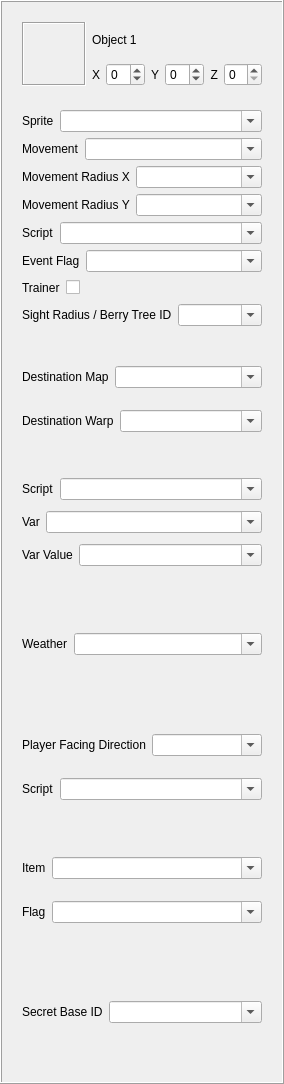
<?xml version="1.0" encoding="UTF-8"?>
<ui version="4.0">
 <class>EventPropertiesFrame</class>
 <widget class="QFrame" name="EventPropertiesFrame">
  <property name="geometry">
   <rect>
    <x>0</x>
    <y>0</y>
    <width>284</width>
    <height>1084</height>
   </rect>
  </property>
  <property name="sizePolicy">
   <sizepolicy hsizetype="Preferred" vsizetype="Expanding">
    <horstretch>0</horstretch>
    <verstretch>0</verstretch>
   </sizepolicy>
  </property>
  <property name="minimumSize">
   <size>
    <width>284</width>
    <height>90</height>
   </size>
  </property>
  <property name="windowTitle">
   <string>Frame</string>
  </property>
  <property name="layoutDirection">
   <enum>Qt::LeftToRight</enum>
  </property>
  <property name="frameShape">
   <enum>QFrame::Box</enum>
  </property>
  <property name="frameShadow">
   <enum>QFrame::Raised</enum>
  </property>
  <property name="lineWidth">
   <number>1</number>
  </property>
  <layout class="QVBoxLayout" name="verticalLayout_9">
   <item>
    <widget class="QWidget" name="widget" native="true">
     <property name="sizePolicy">
      <sizepolicy hsizetype="Preferred" vsizetype="Fixed">
       <horstretch>0</horstretch>
       <verstretch>0</verstretch>
      </sizepolicy>
     </property>
     <layout class="QHBoxLayout" name="horizontalLayout_2">
      <item>
       <widget class="QLabel" name="label_spritePixmap">
        <property name="sizePolicy">
         <sizepolicy hsizetype="Fixed" vsizetype="Fixed">
          <horstretch>0</horstretch>
          <verstretch>0</verstretch>
         </sizepolicy>
        </property>
        <property name="minimumSize">
         <size>
          <width>64</width>
          <height>64</height>
         </size>
        </property>
        <property name="frameShape">
         <enum>QFrame::Box</enum>
        </property>
        <property name="frameShadow">
         <enum>QFrame::Sunken</enum>
        </property>
        <property name="text">
         <string/>
        </property>
        <property name="scaledContents">
         <bool>false</bool>
        </property>
        <property name="alignment">
         <set>Qt::AlignCenter</set>
        </property>
        <property name="indent">
         <number>-1</number>
        </property>
       </widget>
      </item>
      <item>
       <layout class="QVBoxLayout" name="verticalLayout">
        <item>
         <widget class="QLabel" name="label_name">
          <property name="text">
           <string>Object 1</string>
          </property>
         </widget>
        </item>
        <item>
         <layout class="QHBoxLayout" name="horizontalLayout">
          <item>
           <layout class="QHBoxLayout" name="x">
            <item>
             <widget class="QLabel" name="label_x">
              <property name="text">
               <string>X</string>
              </property>
              <property name="alignment">
               <set>Qt::AlignRight|Qt::AlignTrailing|Qt::AlignVCenter</set>
              </property>
             </widget>
            </item>
            <item>
             <widget class="NoScrollSpinBox" name="spinBox_x">
              <property name="focusPolicy">
               <enum>Qt::StrongFocus</enum>
              </property>
              <property name="toolTip">
               <string>&lt;html&gt;&lt;head/&gt;&lt;body&gt;&lt;p&gt;The X coordinate of this object.&lt;/p&gt;&lt;/body&gt;&lt;/html&gt;</string>
              </property>
              <property name="minimum">
               <number>-32768</number>
              </property>
              <property name="maximum">
               <number>32767</number>
              </property>
             </widget>
            </item>
           </layout>
          </item>
          <item>
           <layout class="QHBoxLayout" name="y">
            <item>
             <widget class="QLabel" name="label_y">
              <property name="text">
               <string>Y</string>
              </property>
              <property name="alignment">
               <set>Qt::AlignRight|Qt::AlignTrailing|Qt::AlignVCenter</set>
              </property>
             </widget>
            </item>
            <item>
             <widget class="NoScrollSpinBox" name="spinBox_y">
              <property name="focusPolicy">
               <enum>Qt::StrongFocus</enum>
              </property>
              <property name="toolTip">
               <string>&lt;html&gt;&lt;head/&gt;&lt;body&gt;&lt;p&gt;The Y coordinate of this object.&lt;/p&gt;&lt;/body&gt;&lt;/html&gt;</string>
              </property>
              <property name="minimum">
               <number>-32768</number>
              </property>
              <property name="maximum">
               <number>32767</number>
              </property>
             </widget>
            </item>
           </layout>
          </item>
          <item>
           <layout class="QHBoxLayout" name="z">
            <item>
             <widget class="QLabel" name="label">
              <property name="text">
               <string>Z</string>
              </property>
              <property name="alignment">
               <set>Qt::AlignRight|Qt::AlignTrailing|Qt::AlignVCenter</set>
              </property>
             </widget>
            </item>
            <item>
             <widget class="NoScrollSpinBox" name="spinBox_z">
              <property name="focusPolicy">
               <enum>Qt::StrongFocus</enum>
              </property>
              <property name="toolTip">
               <string>&lt;html&gt;&lt;head/&gt;&lt;body&gt;&lt;p&gt;The elevation of this object.&lt;/p&gt;&lt;/body&gt;&lt;/html&gt;</string>
              </property>
              <property name="maximum">
               <number>15</number>
              </property>
             </widget>
            </item>
           </layout>
          </item>
          <item>
           <spacer name="horizontalSpacer">
            <property name="orientation">
             <enum>Qt::Horizontal</enum>
            </property>
            <property name="sizeHint" stdset="0">
             <size>
              <width>40</width>
              <height>20</height>
             </size>
            </property>
           </spacer>
          </item>
         </layout>
        </item>
       </layout>
      </item>
     </layout>
    </widget>
   </item>
   <item>
    <widget class="QWidget" name="object" native="true">
     <layout class="QVBoxLayout" name="verticalLayout_2">
      <item>
       <layout class="QHBoxLayout" name="horizontalLayout_3">
        <item>
         <widget class="QLabel" name="label_sprite">
          <property name="text">
           <string>Sprite</string>
          </property>
          <property name="buddy">
           <cstring>comboBox_sprite</cstring>
          </property>
         </widget>
        </item>
        <item>
         <widget class="NoScrollComboBox" name="comboBox_sprite">
          <property name="enabled">
           <bool>true</bool>
          </property>
          <property name="sizePolicy">
           <sizepolicy hsizetype="MinimumExpanding" vsizetype="Fixed">
            <horstretch>0</horstretch>
            <verstretch>0</verstretch>
           </sizepolicy>
          </property>
          <property name="focusPolicy">
           <enum>Qt::StrongFocus</enum>
          </property>
          <property name="toolTip">
           <string>&lt;html&gt;&lt;head/&gt;&lt;body&gt;&lt;p&gt;The sprite graphics to use for this object.&lt;/p&gt;&lt;/body&gt;&lt;/html&gt;</string>
          </property>
          <property name="editable">
           <bool>true</bool>
          </property>
          <property name="currentText">
           <string/>
          </property>
          <property name="maxVisibleItems">
           <number>25</number>
          </property>
          <property name="sizeAdjustPolicy">
           <enum>QComboBox::AdjustToContentsOnFirstShow</enum>
          </property>
         </widget>
        </item>
       </layout>
      </item>
      <item>
       <layout class="QHBoxLayout" name="horizontalLayout_4">
        <item>
         <widget class="QLabel" name="label_movement">
          <property name="text">
           <string>Movement</string>
          </property>
          <property name="buddy">
           <cstring>comboBox_sprite</cstring>
          </property>
         </widget>
        </item>
        <item>
         <widget class="NoScrollComboBox" name="comboBox_movement">
          <property name="enabled">
           <bool>true</bool>
          </property>
          <property name="sizePolicy">
           <sizepolicy hsizetype="MinimumExpanding" vsizetype="Fixed">
            <horstretch>0</horstretch>
            <verstretch>0</verstretch>
           </sizepolicy>
          </property>
          <property name="focusPolicy">
           <enum>Qt::StrongFocus</enum>
          </property>
          <property name="toolTip">
           <string>&lt;html&gt;&lt;head/&gt;&lt;body&gt;&lt;p&gt;The sprite graphics to use for this object.&lt;/p&gt;&lt;/body&gt;&lt;/html&gt;</string>
          </property>
          <property name="editable">
           <bool>true</bool>
          </property>
          <property name="currentText">
           <string/>
          </property>
          <property name="maxVisibleItems">
           <number>25</number>
          </property>
          <property name="sizeAdjustPolicy">
           <enum>QComboBox::AdjustToContentsOnFirstShow</enum>
          </property>
         </widget>
        </item>
       </layout>
      </item>
      <item>
       <layout class="QHBoxLayout" name="horizontalLayout_5">
        <item>
         <widget class="QLabel" name="label_movementRadiusX">
          <property name="text">
           <string>Movement Radius X</string>
          </property>
          <property name="buddy">
           <cstring>comboBox_sprite</cstring>
          </property>
         </widget>
        </item>
        <item>
         <widget class="NoScrollComboBox" name="comboBox_movementRadiusX">
          <property name="enabled">
           <bool>true</bool>
          </property>
          <property name="sizePolicy">
           <sizepolicy hsizetype="MinimumExpanding" vsizetype="Fixed">
            <horstretch>0</horstretch>
            <verstretch>0</verstretch>
           </sizepolicy>
          </property>
          <property name="focusPolicy">
           <enum>Qt::StrongFocus</enum>
          </property>
          <property name="toolTip">
           <string>&lt;html&gt;&lt;head/&gt;&lt;body&gt;&lt;p&gt;The sprite graphics to use for this object.&lt;/p&gt;&lt;/body&gt;&lt;/html&gt;</string>
          </property>
          <property name="editable">
           <bool>true</bool>
          </property>
          <property name="currentText">
           <string/>
          </property>
          <property name="maxVisibleItems">
           <number>25</number>
          </property>
          <property name="sizeAdjustPolicy">
           <enum>QComboBox::AdjustToContentsOnFirstShow</enum>
          </property>
         </widget>
        </item>
       </layout>
      </item>
      <item>
       <layout class="QHBoxLayout" name="horizontalLayout_6">
        <item>
         <widget class="QLabel" name="label_movementRadiusY">
          <property name="text">
           <string>Movement Radius Y</string>
          </property>
          <property name="buddy">
           <cstring>comboBox_sprite</cstring>
          </property>
         </widget>
        </item>
        <item>
         <widget class="NoScrollComboBox" name="comboBox_movementRadiusY">
          <property name="enabled">
           <bool>true</bool>
          </property>
          <property name="sizePolicy">
           <sizepolicy hsizetype="MinimumExpanding" vsizetype="Fixed">
            <horstretch>0</horstretch>
            <verstretch>0</verstretch>
           </sizepolicy>
          </property>
          <property name="focusPolicy">
           <enum>Qt::StrongFocus</enum>
          </property>
          <property name="toolTip">
           <string>&lt;html&gt;&lt;head/&gt;&lt;body&gt;&lt;p&gt;The sprite graphics to use for this object.&lt;/p&gt;&lt;/body&gt;&lt;/html&gt;</string>
          </property>
          <property name="editable">
           <bool>true</bool>
          </property>
          <property name="currentText">
           <string/>
          </property>
          <property name="maxVisibleItems">
           <number>25</number>
          </property>
          <property name="sizeAdjustPolicy">
           <enum>QComboBox::AdjustToContentsOnFirstShow</enum>
          </property>
         </widget>
        </item>
       </layout>
      </item>
      <item>
       <layout class="QHBoxLayout" name="horizontalLayout_7">
        <item>
         <widget class="QLabel" name="label_script">
          <property name="text">
           <string>Script</string>
          </property>
          <property name="buddy">
           <cstring>comboBox_sprite</cstring>
          </property>
         </widget>
        </item>
        <item>
         <widget class="NoScrollComboBox" name="comboBox_script">
          <property name="enabled">
           <bool>true</bool>
          </property>
          <property name="sizePolicy">
           <sizepolicy hsizetype="MinimumExpanding" vsizetype="Fixed">
            <horstretch>0</horstretch>
            <verstretch>0</verstretch>
           </sizepolicy>
          </property>
          <property name="focusPolicy">
           <enum>Qt::StrongFocus</enum>
          </property>
          <property name="toolTip">
           <string>&lt;html&gt;&lt;head/&gt;&lt;body&gt;&lt;p&gt;The sprite graphics to use for this object.&lt;/p&gt;&lt;/body&gt;&lt;/html&gt;</string>
          </property>
          <property name="editable">
           <bool>true</bool>
          </property>
          <property name="currentText">
           <string/>
          </property>
          <property name="maxVisibleItems">
           <number>25</number>
          </property>
          <property name="sizeAdjustPolicy">
           <enum>QComboBox::AdjustToContentsOnFirstShow</enum>
          </property>
         </widget>
        </item>
       </layout>
      </item>
      <item>
       <layout class="QHBoxLayout" name="horizontalLayout_8">
        <item>
         <widget class="QLabel" name="label_eventFlag">
          <property name="text">
           <string>Event Flag</string>
          </property>
          <property name="buddy">
           <cstring>comboBox_sprite</cstring>
          </property>
         </widget>
        </item>
        <item>
         <widget class="NoScrollComboBox" name="comboBox_eventFlag">
          <property name="enabled">
           <bool>true</bool>
          </property>
          <property name="sizePolicy">
           <sizepolicy hsizetype="MinimumExpanding" vsizetype="Fixed">
            <horstretch>0</horstretch>
            <verstretch>0</verstretch>
           </sizepolicy>
          </property>
          <property name="focusPolicy">
           <enum>Qt::StrongFocus</enum>
          </property>
          <property name="toolTip">
           <string>&lt;html&gt;&lt;head/&gt;&lt;body&gt;&lt;p&gt;The sprite graphics to use for this object.&lt;/p&gt;&lt;/body&gt;&lt;/html&gt;</string>
          </property>
          <property name="editable">
           <bool>true</bool>
          </property>
          <property name="currentText">
           <string/>
          </property>
          <property name="maxVisibleItems">
           <number>25</number>
          </property>
          <property name="sizeAdjustPolicy">
           <enum>QComboBox::AdjustToContentsOnFirstShow</enum>
          </property>
         </widget>
        </item>
       </layout>
      </item>
      <item>
       <layout class="QHBoxLayout" name="horizontalLayout_9">
        <item>
         <widget class="QLabel" name="label_trainer">
          <property name="text">
           <string>Trainer</string>
          </property>
         </widget>
        </item>
        <item>
         <widget class="QCheckBox" name="checkBox_trainer">
          <property name="sizePolicy">
           <sizepolicy hsizetype="Fixed" vsizetype="Fixed">
            <horstretch>0</horstretch>
            <verstretch>0</verstretch>
           </sizepolicy>
          </property>
          <property name="text">
           <string/>
          </property>
         </widget>
        </item>
        <item>
         <spacer name="horizontalSpacer_2">
          <property name="orientation">
           <enum>Qt::Horizontal</enum>
          </property>
          <property name="sizeHint" stdset="0">
           <size>
            <width>40</width>
            <height>20</height>
           </size>
          </property>
         </spacer>
        </item>
       </layout>
      </item>
      <item>
       <layout class="QHBoxLayout" name="horizontalLayout_10">
        <item>
         <widget class="QLabel" name="label_sightRadius">
          <property name="text">
           <string>Sight Radius / Berry Tree ID</string>
          </property>
          <property name="buddy">
           <cstring>comboBox_sprite</cstring>
          </property>
         </widget>
        </item>
        <item>
         <widget class="NoScrollComboBox" name="comboBox_sightRadius">
          <property name="enabled">
           <bool>true</bool>
          </property>
          <property name="sizePolicy">
           <sizepolicy hsizetype="MinimumExpanding" vsizetype="Fixed">
            <horstretch>0</horstretch>
            <verstretch>0</verstretch>
           </sizepolicy>
          </property>
          <property name="focusPolicy">
           <enum>Qt::StrongFocus</enum>
          </property>
          <property name="toolTip">
           <string>&lt;html&gt;&lt;head/&gt;&lt;body&gt;&lt;p&gt;The sprite graphics to use for this object.&lt;/p&gt;&lt;/body&gt;&lt;/html&gt;</string>
          </property>
          <property name="editable">
           <bool>true</bool>
          </property>
          <property name="currentText">
           <string/>
          </property>
          <property name="maxVisibleItems">
           <number>25</number>
          </property>
          <property name="sizeAdjustPolicy">
           <enum>QComboBox::AdjustToContentsOnFirstShow</enum>
          </property>
         </widget>
        </item>
       </layout>
      </item>
     </layout>
    </widget>
   </item>
   <item>
    <widget class="QWidget" name="warp" native="true">
     <layout class="QVBoxLayout" name="verticalLayout_3">
      <item>
       <layout class="QHBoxLayout" name="horizontalLayout_11">
        <item>
         <widget class="QLabel" name="label_destinationMap">
          <property name="text">
           <string>Destination Map</string>
          </property>
          <property name="buddy">
           <cstring>comboBox_sprite</cstring>
          </property>
         </widget>
        </item>
        <item>
         <widget class="NoScrollComboBox" name="comboBox_destinationMap">
          <property name="enabled">
           <bool>true</bool>
          </property>
          <property name="sizePolicy">
           <sizepolicy hsizetype="MinimumExpanding" vsizetype="Fixed">
            <horstretch>0</horstretch>
            <verstretch>0</verstretch>
           </sizepolicy>
          </property>
          <property name="focusPolicy">
           <enum>Qt::StrongFocus</enum>
          </property>
          <property name="toolTip">
           <string>&lt;html&gt;&lt;head/&gt;&lt;body&gt;&lt;p&gt;The sprite graphics to use for this object.&lt;/p&gt;&lt;/body&gt;&lt;/html&gt;</string>
          </property>
          <property name="editable">
           <bool>true</bool>
          </property>
          <property name="currentText">
           <string/>
          </property>
          <property name="maxVisibleItems">
           <number>25</number>
          </property>
          <property name="sizeAdjustPolicy">
           <enum>QComboBox::AdjustToContentsOnFirstShow</enum>
          </property>
         </widget>
        </item>
       </layout>
      </item>
      <item>
       <layout class="QHBoxLayout" name="horizontalLayout_12">
        <item>
         <widget class="QLabel" name="label_destinationWarp">
          <property name="text">
           <string>Destination Warp</string>
          </property>
          <property name="buddy">
           <cstring>comboBox_sprite</cstring>
          </property>
         </widget>
        </item>
        <item>
         <widget class="NoScrollComboBox" name="comboBox_destinationWarp">
          <property name="enabled">
           <bool>true</bool>
          </property>
          <property name="sizePolicy">
           <sizepolicy hsizetype="MinimumExpanding" vsizetype="Fixed">
            <horstretch>0</horstretch>
            <verstretch>0</verstretch>
           </sizepolicy>
          </property>
          <property name="focusPolicy">
           <enum>Qt::StrongFocus</enum>
          </property>
          <property name="toolTip">
           <string>&lt;html&gt;&lt;head/&gt;&lt;body&gt;&lt;p&gt;The sprite graphics to use for this object.&lt;/p&gt;&lt;/body&gt;&lt;/html&gt;</string>
          </property>
          <property name="editable">
           <bool>true</bool>
          </property>
          <property name="currentText">
           <string/>
          </property>
          <property name="maxVisibleItems">
           <number>25</number>
          </property>
          <property name="sizeAdjustPolicy">
           <enum>QComboBox::AdjustToContentsOnFirstShow</enum>
          </property>
         </widget>
        </item>
       </layout>
      </item>
     </layout>
    </widget>
   </item>
   <item>
    <widget class="QWidget" name="coordScript" native="true">
     <layout class="QVBoxLayout" name="verticalLayout_4">
      <item>
       <layout class="QHBoxLayout" name="horizontalLayout_13">
        <item>
         <widget class="QLabel" name="label_script_2">
          <property name="text">
           <string>Script</string>
          </property>
          <property name="buddy">
           <cstring>comboBox_sprite</cstring>
          </property>
         </widget>
        </item>
        <item>
         <widget class="NoScrollComboBox" name="comboBox_script_2">
          <property name="enabled">
           <bool>true</bool>
          </property>
          <property name="sizePolicy">
           <sizepolicy hsizetype="MinimumExpanding" vsizetype="Fixed">
            <horstretch>0</horstretch>
            <verstretch>0</verstretch>
           </sizepolicy>
          </property>
          <property name="focusPolicy">
           <enum>Qt::StrongFocus</enum>
          </property>
          <property name="toolTip">
           <string>&lt;html&gt;&lt;head/&gt;&lt;body&gt;&lt;p&gt;The sprite graphics to use for this object.&lt;/p&gt;&lt;/body&gt;&lt;/html&gt;</string>
          </property>
          <property name="editable">
           <bool>true</bool>
          </property>
          <property name="currentText">
           <string/>
          </property>
          <property name="maxVisibleItems">
           <number>25</number>
          </property>
          <property name="sizeAdjustPolicy">
           <enum>QComboBox::AdjustToContentsOnFirstShow</enum>
          </property>
         </widget>
        </item>
       </layout>
      </item>
      <item>
       <layout class="QHBoxLayout" name="horizontalLayout_14">
        <item>
         <widget class="QLabel" name="label_var">
          <property name="text">
           <string>Var</string>
          </property>
          <property name="buddy">
           <cstring>comboBox_sprite</cstring>
          </property>
         </widget>
        </item>
        <item>
         <widget class="NoScrollComboBox" name="comboBox_var">
          <property name="enabled">
           <bool>true</bool>
          </property>
          <property name="sizePolicy">
           <sizepolicy hsizetype="MinimumExpanding" vsizetype="Fixed">
            <horstretch>0</horstretch>
            <verstretch>0</verstretch>
           </sizepolicy>
          </property>
          <property name="focusPolicy">
           <enum>Qt::StrongFocus</enum>
          </property>
          <property name="toolTip">
           <string>&lt;html&gt;&lt;head/&gt;&lt;body&gt;&lt;p&gt;The sprite graphics to use for this object.&lt;/p&gt;&lt;/body&gt;&lt;/html&gt;</string>
          </property>
          <property name="editable">
           <bool>true</bool>
          </property>
          <property name="currentText">
           <string/>
          </property>
          <property name="maxVisibleItems">
           <number>25</number>
          </property>
          <property name="sizeAdjustPolicy">
           <enum>QComboBox::AdjustToContentsOnFirstShow</enum>
          </property>
         </widget>
        </item>
       </layout>
      </item>
      <item>
       <layout class="QHBoxLayout" name="horizontalLayout_15">
        <item>
         <widget class="QLabel" name="label_varValue">
          <property name="text">
           <string>Var Value</string>
          </property>
          <property name="buddy">
           <cstring>comboBox_sprite</cstring>
          </property>
         </widget>
        </item>
        <item>
         <widget class="NoScrollComboBox" name="comboBox_varValue">
          <property name="enabled">
           <bool>true</bool>
          </property>
          <property name="sizePolicy">
           <sizepolicy hsizetype="MinimumExpanding" vsizetype="Fixed">
            <horstretch>0</horstretch>
            <verstretch>0</verstretch>
           </sizepolicy>
          </property>
          <property name="focusPolicy">
           <enum>Qt::StrongFocus</enum>
          </property>
          <property name="toolTip">
           <string>&lt;html&gt;&lt;head/&gt;&lt;body&gt;&lt;p&gt;The sprite graphics to use for this object.&lt;/p&gt;&lt;/body&gt;&lt;/html&gt;</string>
          </property>
          <property name="editable">
           <bool>true</bool>
          </property>
          <property name="currentText">
           <string/>
          </property>
          <property name="maxVisibleItems">
           <number>25</number>
          </property>
          <property name="sizeAdjustPolicy">
           <enum>QComboBox::AdjustToContentsOnFirstShow</enum>
          </property>
         </widget>
        </item>
       </layout>
      </item>
     </layout>
    </widget>
   </item>
   <item>
    <widget class="QWidget" name="coordWeather" native="true">
     <layout class="QVBoxLayout" name="verticalLayout_5">
      <item>
       <layout class="QHBoxLayout" name="horizontalLayout_16">
        <item>
         <widget class="QLabel" name="label_weather">
          <property name="text">
           <string>Weather</string>
          </property>
          <property name="buddy">
           <cstring>comboBox_sprite</cstring>
          </property>
         </widget>
        </item>
        <item>
         <widget class="NoScrollComboBox" name="comboBox_weather">
          <property name="enabled">
           <bool>true</bool>
          </property>
          <property name="sizePolicy">
           <sizepolicy hsizetype="MinimumExpanding" vsizetype="Fixed">
            <horstretch>0</horstretch>
            <verstretch>0</verstretch>
           </sizepolicy>
          </property>
          <property name="focusPolicy">
           <enum>Qt::StrongFocus</enum>
          </property>
          <property name="toolTip">
           <string>&lt;html&gt;&lt;head/&gt;&lt;body&gt;&lt;p&gt;The sprite graphics to use for this object.&lt;/p&gt;&lt;/body&gt;&lt;/html&gt;</string>
          </property>
          <property name="editable">
           <bool>true</bool>
          </property>
          <property name="currentText">
           <string/>
          </property>
          <property name="maxVisibleItems">
           <number>25</number>
          </property>
          <property name="sizeAdjustPolicy">
           <enum>QComboBox::AdjustToContentsOnFirstShow</enum>
          </property>
         </widget>
        </item>
       </layout>
      </item>
     </layout>
    </widget>
   </item>
   <item>
    <widget class="QWidget" name="sign" native="true">
     <layout class="QVBoxLayout" name="verticalLayout_6">
      <item>
       <layout class="QHBoxLayout" name="horizontalLayout_17">
        <item>
         <widget class="QLabel" name="label_playerFacingDirection">
          <property name="text">
           <string>Player Facing Direction</string>
          </property>
          <property name="buddy">
           <cstring>comboBox_sprite</cstring>
          </property>
         </widget>
        </item>
        <item>
         <widget class="NoScrollComboBox" name="comboBox_playerFacingDirection">
          <property name="enabled">
           <bool>true</bool>
          </property>
          <property name="sizePolicy">
           <sizepolicy hsizetype="MinimumExpanding" vsizetype="Fixed">
            <horstretch>0</horstretch>
            <verstretch>0</verstretch>
           </sizepolicy>
          </property>
          <property name="focusPolicy">
           <enum>Qt::StrongFocus</enum>
          </property>
          <property name="toolTip">
           <string>&lt;html&gt;&lt;head/&gt;&lt;body&gt;&lt;p&gt;The sprite graphics to use for this object.&lt;/p&gt;&lt;/body&gt;&lt;/html&gt;</string>
          </property>
          <property name="editable">
           <bool>true</bool>
          </property>
          <property name="currentText">
           <string/>
          </property>
          <property name="maxVisibleItems">
           <number>25</number>
          </property>
          <property name="sizeAdjustPolicy">
           <enum>QComboBox::AdjustToContentsOnFirstShow</enum>
          </property>
         </widget>
        </item>
       </layout>
      </item>
      <item>
       <layout class="QHBoxLayout" name="horizontalLayout_18">
        <item>
         <widget class="QLabel" name="label_script_3">
          <property name="text">
           <string>Script</string>
          </property>
          <property name="buddy">
           <cstring>comboBox_sprite</cstring>
          </property>
         </widget>
        </item>
        <item>
         <widget class="NoScrollComboBox" name="comboBox_script_3">
          <property name="enabled">
           <bool>true</bool>
          </property>
          <property name="sizePolicy">
           <sizepolicy hsizetype="MinimumExpanding" vsizetype="Fixed">
            <horstretch>0</horstretch>
            <verstretch>0</verstretch>
           </sizepolicy>
          </property>
          <property name="focusPolicy">
           <enum>Qt::StrongFocus</enum>
          </property>
          <property name="toolTip">
           <string>&lt;html&gt;&lt;head/&gt;&lt;body&gt;&lt;p&gt;The sprite graphics to use for this object.&lt;/p&gt;&lt;/body&gt;&lt;/html&gt;</string>
          </property>
          <property name="editable">
           <bool>true</bool>
          </property>
          <property name="currentText">
           <string/>
          </property>
          <property name="maxVisibleItems">
           <number>25</number>
          </property>
          <property name="sizeAdjustPolicy">
           <enum>QComboBox::AdjustToContentsOnFirstShow</enum>
          </property>
         </widget>
        </item>
       </layout>
      </item>
     </layout>
    </widget>
   </item>
   <item>
    <widget class="QWidget" name="hiddenItem" native="true">
     <layout class="QVBoxLayout" name="verticalLayout_7">
      <item>
       <layout class="QHBoxLayout" name="horizontalLayout_19">
        <item>
         <widget class="QLabel" name="label_item">
          <property name="text">
           <string>Item</string>
          </property>
          <property name="buddy">
           <cstring>comboBox_sprite</cstring>
          </property>
         </widget>
        </item>
        <item>
         <widget class="NoScrollComboBox" name="comboBox_item">
          <property name="enabled">
           <bool>true</bool>
          </property>
          <property name="sizePolicy">
           <sizepolicy hsizetype="MinimumExpanding" vsizetype="Fixed">
            <horstretch>0</horstretch>
            <verstretch>0</verstretch>
           </sizepolicy>
          </property>
          <property name="focusPolicy">
           <enum>Qt::StrongFocus</enum>
          </property>
          <property name="toolTip">
           <string>&lt;html&gt;&lt;head/&gt;&lt;body&gt;&lt;p&gt;The sprite graphics to use for this object.&lt;/p&gt;&lt;/body&gt;&lt;/html&gt;</string>
          </property>
          <property name="editable">
           <bool>true</bool>
          </property>
          <property name="currentText">
           <string/>
          </property>
          <property name="maxVisibleItems">
           <number>25</number>
          </property>
          <property name="sizeAdjustPolicy">
           <enum>QComboBox::AdjustToContentsOnFirstShow</enum>
          </property>
         </widget>
        </item>
       </layout>
      </item>
      <item>
       <layout class="QHBoxLayout" name="horizontalLayout_20">
        <item>
         <widget class="QLabel" name="label_flag">
          <property name="text">
           <string>Flag</string>
          </property>
          <property name="buddy">
           <cstring>comboBox_sprite</cstring>
          </property>
         </widget>
        </item>
        <item>
         <widget class="NoScrollComboBox" name="comboBox_flag">
          <property name="enabled">
           <bool>true</bool>
          </property>
          <property name="sizePolicy">
           <sizepolicy hsizetype="MinimumExpanding" vsizetype="Fixed">
            <horstretch>0</horstretch>
            <verstretch>0</verstretch>
           </sizepolicy>
          </property>
          <property name="focusPolicy">
           <enum>Qt::StrongFocus</enum>
          </property>
          <property name="toolTip">
           <string>&lt;html&gt;&lt;head/&gt;&lt;body&gt;&lt;p&gt;The sprite graphics to use for this object.&lt;/p&gt;&lt;/body&gt;&lt;/html&gt;</string>
          </property>
          <property name="editable">
           <bool>true</bool>
          </property>
          <property name="currentText">
           <string/>
          </property>
          <property name="maxVisibleItems">
           <number>25</number>
          </property>
          <property name="sizeAdjustPolicy">
           <enum>QComboBox::AdjustToContentsOnFirstShow</enum>
          </property>
         </widget>
        </item>
       </layout>
      </item>
     </layout>
    </widget>
   </item>
   <item>
    <widget class="QWidget" name="secretBase" native="true">
     <layout class="QVBoxLayout" name="verticalLayout_8">
      <item>
       <layout class="QHBoxLayout" name="horizontalLayout_21">
        <item>
         <widget class="QLabel" name="label_secretBaseId">
          <property name="text">
           <string>Secret Base ID</string>
          </property>
          <property name="buddy">
           <cstring>comboBox_sprite</cstring>
          </property>
         </widget>
        </item>
        <item>
         <widget class="NoScrollComboBox" name="comboBox_secretBaseId">
          <property name="enabled">
           <bool>true</bool>
          </property>
          <property name="sizePolicy">
           <sizepolicy hsizetype="MinimumExpanding" vsizetype="Fixed">
            <horstretch>0</horstretch>
            <verstretch>0</verstretch>
           </sizepolicy>
          </property>
          <property name="focusPolicy">
           <enum>Qt::StrongFocus</enum>
          </property>
          <property name="toolTip">
           <string>&lt;html&gt;&lt;head/&gt;&lt;body&gt;&lt;p&gt;The sprite graphics to use for this object.&lt;/p&gt;&lt;/body&gt;&lt;/html&gt;</string>
          </property>
          <property name="editable">
           <bool>true</bool>
          </property>
          <property name="currentText">
           <string/>
          </property>
          <property name="maxVisibleItems">
           <number>25</number>
          </property>
          <property name="sizeAdjustPolicy">
           <enum>QComboBox::AdjustToContentsOnFirstShow</enum>
          </property>
         </widget>
        </item>
       </layout>
      </item>
     </layout>
    </widget>
   </item>
  </layout>
 </widget>
 <customwidgets>
  <customwidget>
   <class>NoScrollComboBox</class>
   <extends>QComboBox</extends>
   <header>noscrollcombobox.h</header>
  </customwidget>
  <customwidget>
   <class>NoScrollSpinBox</class>
   <extends>QSpinBox</extends>
   <header>noscrollspinbox.h</header>
  </customwidget>
 </customwidgets>
 <tabstops>
  <tabstop>spinBox_x</tabstop>
  <tabstop>spinBox_y</tabstop>
  <tabstop>spinBox_z</tabstop>
 </tabstops>
 <resources/>
 <connections/>
</ui>
